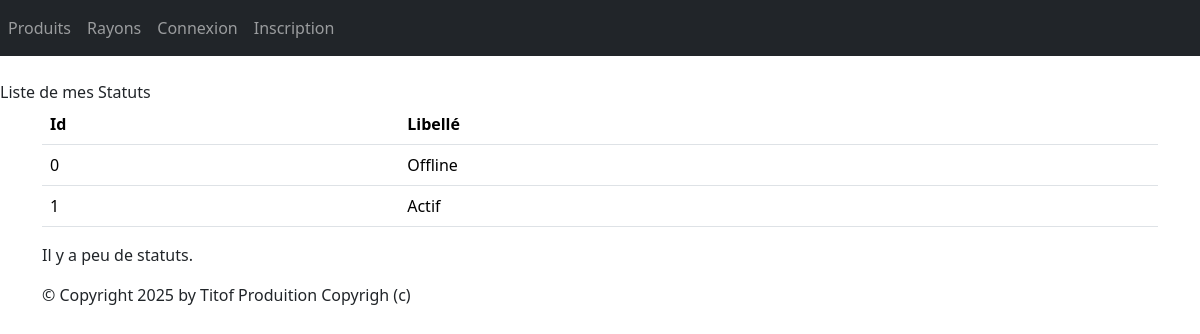
The page /monApp/statut on the database as committed earlier.
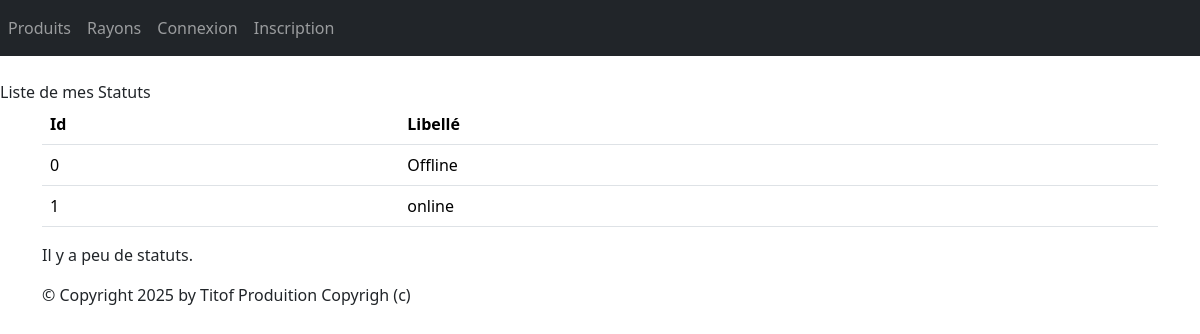
The same page on the database as committed later.
### monApp/models.py (models this page shows)
class Statut(models.Model):
	idStatut = models.AutoField(primary_key=True)
	libelle = models.CharField(max_length=20)

### monApp/views.py (the view)
# urls.py: path("statut",views.StatutListView.as_view()),
class StatutListView(ListView):
    model = Statut
    template_name = "monApp/list_statuts.html"
    context_object_name = "status"
    def get_queryset(self ) :
        return Statut.objects.all()
    def get_context_data(self, **kwargs):
        context = super(StatutListView, self).get_context_data(**kwargs)
        context['titremenu'] = "Liste de mes Statuts"
        return context

### monApp/templates/monApp/list_statuts.html
{% extends 'monApp/base.html' %}
{% block menu %}
    {{titremenu}}
{% endblock %}
{% block contenu %}
    <table class="table">
        <thead>
            <tr>
                <th>Id</th>
                <th>Libellé</th>
            </tr>
        </thead>
        <tbody>
            {% for statut in status %}
                <tr>
                    <td>{{ statut.idStatut }}</td>
                    <td>{{ statut.libelle }}</td>
                </tr>
            {% endfor %}
        </tbody>
    </table>
    <p>
        Il y a
        {% if status|length < 5 %}
            peu de
        {% elif status|length < 10 %}
            quelques
        {% else %}
            beaucoup de
        {% endif %}
        statuts.
    </p>
{% endblock %}

Rows that differ between the two databases and show on the page:
changed Statut id 1: libelle "Actif" → "online"
